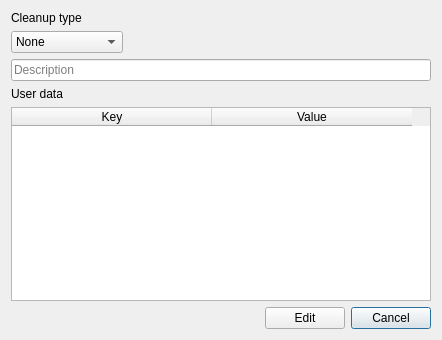
<?xml version="1.0" encoding="UTF-8"?>
<ui version="4.0">
 <class>EditSnapshotWindow</class>
 <widget class="QDialog" name="EditSnapshotWindow">
  <property name="geometry">
   <rect>
    <x>0</x>
    <y>0</y>
    <width>442</width>
    <height>340</height>
   </rect>
  </property>
  <property name="windowTitle">
   <string>Edit snapshot</string>
  </property>
  <layout class="QGridLayout" name="gridLayout">
   <item row="0" column="0">
    <widget class="QLabel" name="label_3">
     <property name="text">
      <string>Cleanup type</string>
     </property>
    </widget>
   </item>
   <item row="1" column="0" colspan="2">
    <layout class="QHBoxLayout" name="horizontalLayout_2">
     <item>
      <widget class="QComboBox" name="cleanupTypeComboBox">
       <item>
        <property name="text">
         <string>None</string>
        </property>
       </item>
       <item>
        <property name="text">
         <string>Number</string>
        </property>
       </item>
       <item>
        <property name="text">
         <string>Timeline</string>
        </property>
       </item>
       <item>
        <property name="text">
         <string>Empty pre post</string>
        </property>
       </item>
      </widget>
     </item>
     <item>
      <spacer name="horizontalSpacer">
       <property name="orientation">
        <enum>Qt::Horizontal</enum>
       </property>
       <property name="sizeHint" stdset="0">
        <size>
         <width>288</width>
         <height>20</height>
        </size>
       </property>
      </spacer>
     </item>
    </layout>
   </item>
   <item row="2" column="0" colspan="2">
    <widget class="QLineEdit" name="descriptionLineEdit">
     <property name="placeholderText">
      <string>Description</string>
     </property>
    </widget>
   </item>
   <item row="3" column="0">
    <widget class="QLabel" name="label_4">
     <property name="text">
      <string>User data</string>
     </property>
    </widget>
   </item>
   <item row="4" column="0" colspan="2">
    <widget class="QTableWidget" name="userDataTableWidget">
     <attribute name="horizontalHeaderMinimumSectionSize">
      <number>200</number>
     </attribute>
     <attribute name="verticalHeaderVisible">
      <bool>false</bool>
     </attribute>
     <column>
      <property name="text">
       <string>Key</string>
      </property>
     </column>
     <column>
      <property name="text">
       <string>Value</string>
      </property>
     </column>
    </widget>
   </item>
   <item row="5" column="0">
    <layout class="QHBoxLayout" name="horizontalLayout_3">
     <item>
      <widget class="QPushButton" name="addPushButton">
       <property name="text">
        <string/>
       </property>
       <property name="icon">
        <iconset theme="list-add">
         <normaloff>../../../../../.designer/backup</normaloff>../../../../../.designer/backup</iconset>
       </property>
       <property name="flat">
        <bool>true</bool>
       </property>
      </widget>
     </item>
     <item>
      <widget class="QPushButton" name="removePushButton">
       <property name="text">
        <string/>
       </property>
       <property name="icon">
        <iconset theme="list-remove">
         <normaloff>../../../../../.designer/backup</normaloff>../../../../../.designer/backup</iconset>
       </property>
       <property name="flat">
        <bool>true</bool>
       </property>
      </widget>
     </item>
    </layout>
   </item>
   <item row="5" column="1">
    <layout class="QHBoxLayout" name="horizontalLayout">
     <item>
      <spacer name="horizontalSpacer_2">
       <property name="orientation">
        <enum>Qt::Horizontal</enum>
       </property>
       <property name="sizeHint" stdset="0">
        <size>
         <width>248</width>
         <height>20</height>
        </size>
       </property>
      </spacer>
     </item>
     <item>
      <widget class="QPushButton" name="editPushButton">
       <property name="text">
        <string>Edit</string>
       </property>
       <property name="icon">
        <iconset theme="dialog-ok">
         <normaloff>.</normaloff>.</iconset>
       </property>
      </widget>
     </item>
     <item>
      <widget class="QPushButton" name="pushButton_2">
       <property name="text">
        <string>Cancel</string>
       </property>
       <property name="icon">
        <iconset theme="dialog-cancel">
         <normaloff>.</normaloff>.</iconset>
       </property>
       <property name="default">
        <bool>true</bool>
       </property>
      </widget>
     </item>
    </layout>
   </item>
  </layout>
 </widget>
 <tabstops>
  <tabstop>cleanupTypeComboBox</tabstop>
  <tabstop>descriptionLineEdit</tabstop>
  <tabstop>userDataTableWidget</tabstop>
  <tabstop>addPushButton</tabstop>
  <tabstop>removePushButton</tabstop>
  <tabstop>editPushButton</tabstop>
  <tabstop>pushButton_2</tabstop>
 </tabstops>
 <resources/>
 <connections>
  <connection>
   <sender>pushButton_2</sender>
   <signal>clicked()</signal>
   <receiver>EditSnapshotWindow</receiver>
   <slot>close()</slot>
   <hints>
    <hint type="sourcelabel">
     <x>490</x>
     <y>406</y>
    </hint>
    <hint type="destinationlabel">
     <x>518</x>
     <y>353</y>
    </hint>
   </hints>
  </connection>
 </connections>
</ui>
